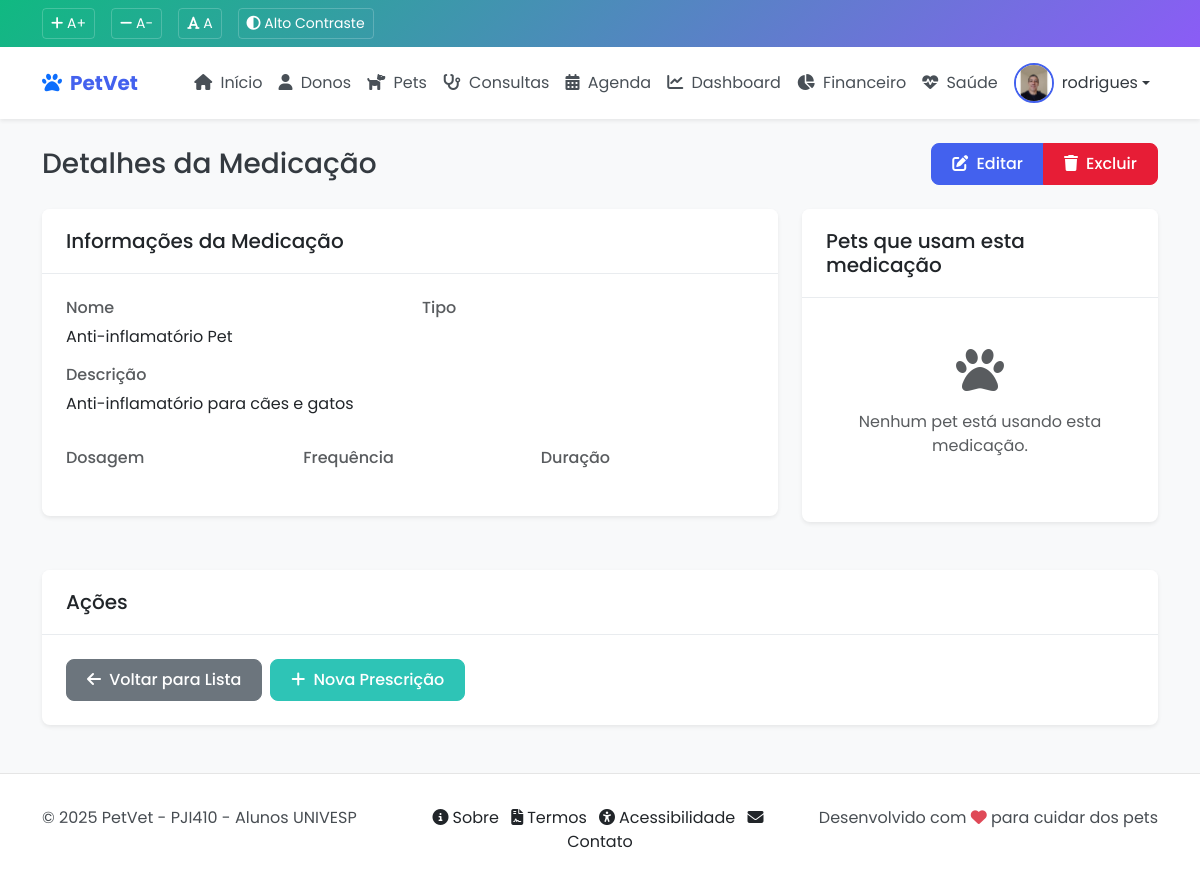
/core/medicacoes/3/ (signed in), run on the app's committed database.
### core/models.py (models this page shows, shortened)
class Profile(models.Model):
    user = models.OneToOneField(User, on_delete=models.CASCADE, related_name='profile')
    avatar = models.ImageField(upload_to='avatars/', null=True, blank=True)
    bio = models.TextField(max_length=500, blank=True)
    telefone = models.CharField(max_length=15, blank=True)

class Medicacao(models.Model):
    nome = models.CharField(max_length=100)
    descricao = models.TextField(blank=True)
    instrucoes = models.TextField(blank=True)
    class Meta:
        verbose_name = 'Medicação'
        verbose_name_plural = 'Medicações'
        ordering = ['nome']

### core/views.py (the view)
# urls.py: path('medicacoes/<int:pk>/', views.medicacao_detail, name='medicacao_detail'),
@login_required
def medicacao_detail(request, pk):
    medicacao = get_object_or_404(Medicacao, pk=pk)
    prescricoes = Prescricao.objects.filter(medicacao=medicacao).order_by('-data_inicio')
    context = {
        'medicacao': medicacao,
        'prescricoes': prescricoes,
    }
    return render(request, 'core/medicacao/detail.html', context)

### templates/core/medicacao/detail.html (shortened to what this page needs)
{% extends 'base.html' %}
{% load static %}
{% block content %}
<div class="container">
    <div class="d-flex justify-content-between align-items-center mb-4">
        <h1 class="h3 mb-0">Detalhes da Medicação</h1>
        <div class="btn-group">
            <a href="{% url 'core:medicacao_update' medicacao.pk %}" class="btn btn-primary">
                <i class="fas fa-edit me-1"></i> Editar
            </a>
            <a href="{% url 'core:medicacao_delete' medicacao.pk %}" class="btn btn-danger">
                <i class="fas fa-trash me-1"></i> Excluir
            </a>
        </div>
    </div>
    <div class="row">
        <div class="col-md-8 mb-4">
            <div class="card">
                <div class="card-header">
                    <h5 class="mb-0">Informações da Medicação</h5>
                </div>
                <div class="card-body">
                    <div class="row">
                        <div class="col-md-6 mb-3">
                            <h6 class="text-muted mb-2">Nome</h6>
                            <p class="mb-0">{{ medicacao.nome }}</p>
                        </div>
                        <div class="col-md-6 mb-3">
                            <h6 class="text-muted mb-2">Tipo</h6>
                        </div>
                        <div class="col-12 mb-3">
                            <h6 class="text-muted mb-2">Descrição</h6>
                            <p class="mb-0">{{ medicacao.descricao|linebreaks }}</p>
                        </div>
                        <div class="col-md-4 mb-3">
                            <h6 class="text-muted mb-2">Dosagem</h6>
                        </div>
                        <div class="col-md-4 mb-3">
                            <h6 class="text-muted mb-2">Frequência</h6>
                        </div>
                        <div class="col-md-4 mb-3">
                            <h6 class="text-muted mb-2">Duração</h6>
                        </div>
                    </div>
                </div>
            </div>
        </div>
        <div class="col-md-4 mb-4">
            <div class="card">
                <div class="card-header">
                    <h5 class="mb-0">Pets que usam esta medicação</h5>
                </div>
                <div class="card-body">
                    {% if medicacao.prescricao_set.exists %}
                    <div class="list-group list-group-flush">
                        {% for prescricao in medicacao.prescricao_set.all %}
                            {% if prescricao.pet %}
                            <a href="{% url 'core:pet_detail' prescricao.pet.pk %}" class="list-group-item list-group-item-action">
                                <div class="d-flex align-items-center">
                                    <div class="pet-avatar me-3">
                                        {% if prescricao.pet.foto %}
                                        <img src="{{ prescricao.pet.foto.url }}" alt="{{ prescricao.pet.nome }}" class="rounded-circle">
                                        {% else %}
                                        <div class="no-photo">
                                            <i class="fas fa-paw"></i>
                                        </div>
                                        {% endif %}
                                    </div>
                                    <div>
                                        <h6 class="mb-1">{{ prescricao.pet.nome }}</h6>
                                        <small class="text-muted">{{ prescricao.pet.get_especie_display }}</small>
                                    </div>
                                </div>
                            </a>
                            {% endif %}
                        {% endfor %}
                    </div>
                    {% else %}
                    <div class="text-center py-4">
                        <i class="fas fa-paw fa-3x text-muted mb-3"></i>
                        <p class="text-muted">Nenhum pet está usando esta medicação.</p>
                    </div>
                    {% endif %}
                </div>
            </div>
        </div>
    </div>
    <div class="card">
        <div class="card-header">
            <h5 class="mb-0">Ações</h5>
        </div>
        <div class="card-body">
            <div class="d-flex gap-2">
                <a href="{% url 'core:medicacao_list' %}" class="btn btn-secondary">
                    <i class="fas fa-arrow-left me-1"></i> Voltar para Lista
                </a>
                <a href="{% url 'core:prescricao_create' %}?medicacao={{ medicacao.pk }}" class="btn btn-success">
                    <i class="fas fa-plus me-1"></i> Nova Prescrição
                </a>
            </div>
        </div>
    </div>
</div>
{% endblock %}

### templates/base.html (shortened to what this page needs)
{% load static %}
<!DOCTYPE html>
<html lang="pt-br">
<head>
    <link href="https://cdn.jsdelivr.net/npm/bootstrap@5.3.0/dist/css/bootstrap.min.css" rel="stylesheet">
    <link rel="stylesheet" href="https://cdnjs.cloudflare.com/ajax/libs/font-awesome/6.4.0/css/all.min.css">
    <link href="https://cdn.jsdelivr.net/npm/fullcalendar@5.11.3/main.min.css" rel="stylesheet">
    <link href="{% static 'css/style.css' %}" rel="stylesheet">
    <link href="{% static 'css/accessibility.css' %}" rel="stylesheet">
</head>
<body>
    <div class="accessibility-bar">
        <div class="container">
            <div class="d-flex justify-content-between align-items-center">
                <div class="accessibility-controls">
                    <button id="increaseFont" aria-label="Aumentar tamanho da fonte">
                        <i class="fas fa-plus"></i> A+
                    </button>
                    <button id="decreaseFont" aria-label="Diminuir tamanho da fonte">
                        <i class="fas fa-minus"></i> A-
                    </button>
                    <button id="normalFont" aria-label="Tamanho normal da fonte">
                        <i class="fas fa-font"></i> A
                    </button>
                    <button id="highContrast" aria-label="Ativar alto contraste">
                        <i class="fas fa-adjust"></i> Alto Contraste
                    </button>
                </div>
            </div>
        </div>
    </div>
    <nav class="navbar navbar-expand-lg sticky-top" aria-label="Navegação principal">
        <div class="container">
            <a class="navbar-brand d-flex align-items-center" href="{% url 'core:index' %}">
                <i class="fas fa-paw me-2 text-primary" aria-hidden="true"></i>
                <span>PetVet</span>
            </a>
            <div class="collapse navbar-collapse" id="navbarNav">
                <ul class="navbar-nav ms-auto">
                    <li class="nav-item">
                        <a class="nav-link {% if request.resolver_match.url_name == 'index' %}active{% endif %}" href="{% url 'core:index' %}">
                            <i class="fas fa-home me-1" aria-hidden="true"></i> Início
                        </a>
                    </li>
                    {% if user.is_authenticated %}
                    <li class="nav-item">
                        <a class="nav-link {% if request.resolver_match.url_name == 'dono_list' %}active{% endif %}" href="{% url 'core:dono_list' %}">
                            <i class="fas fa-user me-1" aria-hidden="true"></i> Donos
                        </a>
                    </li>
                    <li class="nav-item">
                        <a class="nav-link {% if request.resolver_match.url_name == 'pet_list' %}active{% endif %}" href="{% url 'core:pet_list' %}">
                            <i class="fas fa-dog me-1" aria-hidden="true"></i> Pets
                        </a>
                    </li>
                    <li class="nav-item">
                        <a class="nav-link {% if request.resolver_match.url_name == 'consulta_list' %}active{% endif %}" href="{% url 'core:consulta_list' %}">
                            <i class="fas fa-stethoscope me-1" aria-hidden="true"></i> Consultas
                        </a>
                    </li>
                    <li class="nav-item">
                        <a class="nav-link {% if request.resolver_match.url_name == 'agenda_list' %}active{% endif %}" href="{% url 'core:agenda_list' %}">
                            <i class="fas fa-calendar-alt me-1" aria-hidden="true"></i> Agenda
                        </a>
                    </li>
                    <li class="nav-item">
                        <a class="nav-link {% if request.resolver_match.url_name == 'dashboard_veterinario' %}active{% endif %}" href="{% url 'core:dashboard_veterinario' %}">
                            <i class="fas fa-chart-line me-1" aria-hidden="true"></i> Dashboard
                        </a>
                    </li>
                    <li class="nav-item">
                        <a class="nav-link {% if request.resolver_match.url_name == 'dashboard_financeiro' %}active{% endif %}" href="{% url 'core:dashboard_financeiro' %}">
                            <i class="fas fa-chart-pie me-1" aria-hidden="true"></i> Financeiro
                        </a>
                    </li>
                    <li class="nav-item">
                        <a class="nav-link {% if request.resolver_match.url_name == 'dashboard_saude' %}active{% endif %}" href="{% url 'core:dashboard_saude' %}">
                            <i class="fas fa-heartbeat me-1" aria-hidden="true"></i> Saúde
                        </a>
                    </li>
                    {% endif %}
                </ul>
                {% if user.is_authenticated %}
                <div class="d-flex align-items-center">
                    <div class="user-profile">
                        <div class="dropdown">
                            <a href="#" class="d-flex align-items-center text-decoration-none dropdown-toggle" id="userDropdown" data-bs-toggle="dropdown" aria-expanded="false">
                                {% if user.profile.avatar %}
                                    <img src="{{ user.profile.avatar.url }}" alt="{{ user.username }}" class="user-avatar">
                                {% else %}
                                    <div class="user-avatar-placeholder">
                                        <i class="fas fa-user"></i>
                                    </div>
                                {% endif %}
                                <span class="ms-2">{{ user.username }}</span>
                            </a>
                        </div>
                    </div>
                </div>
                {% endif %}
            </div>
        </div>
    </nav>
    <main id="main-content" class="py-4">
        {% block content %}{% endblock %}
    </main>
    <footer>
        <div class="container">
            <div class="row">
                <div class="col-md-4">
                    <p class="mb-0">&copy; 2025 PetVet - PJI410 - Alunos UNIVESP</p>
                </div>
                <div class="col-md-4 text-center">
                    <a href="{% url 'core:about' %}" class="text-decoration-none text-dark me-2">
                        <i class="fas fa-info-circle me-1"></i>Sobre
                    </a>
                    <a href="{% url 'core:terms' %}" class="text-decoration-none text-dark me-2">
                        <i class="fas fa-file-contract me-1"></i>Termos
                    </a>
                    <a href="{% url 'core:accessibility' %}" class="text-decoration-none text-dark me-2">
                        <i class="fas fa-universal-access me-1"></i>Acessibilidade
                    </a>
                    <a href="{% url 'core:contact' %}" class="text-decoration-none text-dark">
                        <i class="fas fa-envelope me-1"></i>Contato
                    </a>
                </div>
                <div class="col-md-4 text-md-end">
                    <p class="mb-0">
  Desenvolvido com <span class="pulse-flip-container"><i class="fas fa-heart text-danger pulse-flip" aria-hidden="true"></i></span> para cuidar dos pets
</p>
                </div>
            </div>
        </div>
    </footer>
</body>
</html>

### static/css/style.css (style rules this page uses)
:root { --primary: #4361ee; --primary-light: #738eef; --primary-dark: #2f4ad0; --secondary: #3f8efc; --success: #2ec4b6; --info: #38b6ff; --warning: #ff9f1c; --danger: #e71d36; --light: #f8f9fa; --dark: #343a40; --white: #ffffff; --gray-100: #f8f9fa; --gray-200: #e9ecef; --gray-300: #dee2e6; --gray-400: #ced4da; --gray-500: #adb5bd; --gray-600: #6c757d; --gray-700: #495057; --gray-800: #343a40; --gray-900: #212529; --font-family-sans-serif: 'Poppins', -apple-system, BlinkMacSystemFont, "Segoe UI", Roboto, "Helvetica Neue", Arial, sans-serif; --font-family-monospace: SFMono-Regular, Menlo, Monaco, Consolas, "Liberation Mono", "Courier New", monospace; --box-shadow: 0 0.5rem 1rem rgba(0, 0, 0, 0.15); --box-shadow-sm: 0 0.125rem 0.25rem rgba(0, 0, 0, 0.075); --box-shadow-lg: 0 1rem 3rem rgba(0, 0, 0, 0.175); --border-radius: 0.5rem; --border-radius-sm: 0.25rem; --border-radius-lg: 1rem; --border-radius-pill: 50rem; --border-radius-circle: 50%; --transition-base: all 0.2s ease-in-out; --transition-fade: opacity 0.15s linear; --transition-collapse: height 0.35s ease; }
body { font-family: var(--font-family-sans-serif); background-color: var(--gray-100); color: var(--gray-800); overflow-x: hidden; }
.navbar { background-color: var(--white); box-shadow: var(--box-shadow-sm); }
.navbar-brand { font-weight: 700; color: var(--primary); }
.navbar-nav .nav-link { color: var(--gray-700); transition: var(--transition-base); position: relative; padding: 0.5rem 1rem; }
.card { border: none; border-radius: var(--border-radius); box-shadow: var(--box-shadow-sm); transition: var(--transition-base); overflow: hidden; margin-bottom: 1.5rem; }
.card-header { background-color: var(--white); border-bottom: 1px solid var(--gray-200); padding: 1.25rem 1.5rem; }
.card-body { padding: 1.5rem; }
.btn { border-radius: var(--border-radius); padding: 0.5rem 1.25rem; font-weight: 500; transition: var(--transition-base); }
.btn-primary { background-color: var(--primary); border-color: var(--primary); }
.btn-success { background-color: var(--success); border-color: var(--success); }
.btn-danger { background-color: var(--danger); border-color: var(--danger); }

### static/css/accessibility.css (style rules this page uses)
.accessibility-bar { background: linear-gradient(135deg, #10b981 0%, #8b5cf6 100%); color: white; padding: 0.5rem 0; font-size: 0.875rem; }
.accessibility-controls { display: flex; gap: 1rem; align-items: center; }
.accessibility-controls button { background: none; border: 1px solid rgba(255,255,255,0.2); color: white; padding: 0.25rem 0.5rem; border-radius: 4px; cursor: pointer; transition: all 0.3s ease; }

### data on the page
Medicacao: nome "Anti-inflamatório Pet", descricao "Anti-inflamatório para cães e gatos"

### other printed values
{{ user.username }} "rodrigues"
